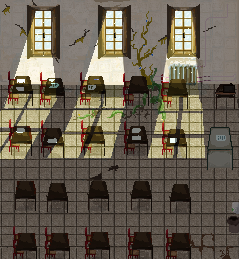

This game map was drawn from its Tiled (.tmx) file and the tilesets committed beside it. A one-line description and the trimmed map source follow:
An orthogonal 239x259 tile map with 1x1 px tiles, 1 tile layer (Calque de Tuiles 1) and 32 objects (28x collision, exit_salle, spawn_salle11, robin_path1, robin_path2).

<map version="1.10" tiledversion="1.11.2" orientation="orthogonal" renderorder="right-down" width="239" height="259" tilewidth="1" tileheight="1" infinite="0" nextlayerid="5" nextobjectid="37">
 <tileset firstgid="1" source="salle11.tsx" />
 <layer id="1" name="Calque de Tuiles 1" width="239" height="259">
  <data>[61901 cells, 61901 non-empty, 61901 distinct tile ids]</data>
 </layer>
 <objectgroup id="2" name="Collisions">
  <object id="5" name="collision" type="collision" x="-0.0847273" y="0.0659091" width="240.312" height="84.675" />
  <object id="6" name="collision" type="collision" x="239.102" y="84.8659" width="1" height="175.25" />
  <object id="7" name="collision" type="collision" x="0.352273" y="258.866" width="240" height="1.5" />
  <object id="8" name="collision" type="collision" x="-0.147727" y="84.6159" width="1" height="174" />
  <object id="13" name="collision" type="collision" x="166.853" y="240.383">
   <polygon points="0,0 22,0 24.5625,7.68041 24.6875,19.1193 -0.125,19.1193" />
  </object>
  <object id="14" name="collision" type="collision" x="128.853" y="239.474">
   <polygon points="0,0 22.3125,0 24.3125,9.43367 24.3125,19.9034 -0.0625,19.8489" />
  </object>
  <object id="15" name="collision" type="collision" x="85.666" y="238.411">
   <polygon points="0,0 22.375,0 24.5,9.87922 24.625,20.9659 -0.125,20.9659" />
  </object>
  <object id="16" name="collision" type="collision" x="45.7285" y="238.375">
   <polygon points="0,0 22.5,-0.0551226 24.5,11.245 24.5,21.0017 -0.1875,21.0017" />
  </object>
  <object id="17" name="collision" type="collision" x="13.791" y="238.315">
   <polygon points="0,0 21.1875,0.164063 23.4375,11.4844 23.375,21 -0.1875,21" />
  </object>
  <object id="18" name="collision" type="collision" x="12.8535" y="186.565">
   <polygon points="0,0 21.3125,0.0517086 23.375,7.91142 23.5,14.3233 -0.0625,14.375" />
  </object>
  <object id="19" name="collision" type="collision" x="44.791" y="188.454">
   <polygon points="0,0 20.375,-0.0997304 23.5,10.4218 23.5,14.6105 -0.1875,14.6105" />
  </object>
  <object id="20" name="collision" type="collision" x="84.7285" y="187.536">
   <polygon points="0,0 21.5,0 24.4375,9.3002 24.5625,13.4175 0,13.4659" />
  </object>
  <object id="21" name="collision" type="collision" x="127.853" y="188.659">
   <polygon points="0,0 21.375,-0.0944656 24.375,8.45468 24.375,12.2333 -0.3125,12.2805" />
  </object>
  <object id="22" name="collision" type="collision" x="165.666" y="189.707">
   <polygon points="0,0 22.5625,-0.051461 25.5625,10.1378 25.6875,14.2032 0,14.3576" />
  </object>
  <object id="23" name="collision" type="collision" x="162.791" y="134.644">
   <polygon points="0,0 21.5,-0.051461 24.4375,10.0864 24.5625,14.3576 -0.1875,14.3576" />
  </object>
  <object id="24" name="collision" type="collision" x="124.603" y="133.388">
   <polygon points="0,0 20.75,-0.0964385 23.5625,8.63125 23.6875,12.4888 0,12.4888" />
  </object>
  <object id="25" name="collision" type="collision" x="81.6035" y="132.474">
   <polygon points="0,0 20.625,0 23.75,9.31043 23.6875,13.5284 0.0625,13.4255" />
  </object>
  <object id="26" name="collision" type="collision" x="41.666" y="132.661">
   <polygon points="0,0 19.5625,-0.164533 22.5625,10.9141 22.625,15.4661 -0.1875,15.4661" />
  </object>
  <object id="27" name="collision" type="collision" x="9.60348" y="131.848">
   <polygon points="0,0 21.5625,-0.107295 22.625,9.81748 22.6875,14.1093 0.0625,14.2166" />
  </object>
  <object id="28" name="collision" type="collision" x="8.41598" y="84.6267">
   <polygon points="0,0 0,11.3125 24.875,11.3125 24.875,6.375 23,0" />
  </object>
  <object id="29" name="collision" type="collision" x="40.416" y="84.5017">
   <polygon points="0,0 0,13.375 24.8125,13.4375 24.875,8.4375 22.0625,0" />
  </object>
  <object id="30" name="collision" type="collision" x="80.416" y="84.4392">
   <polygon points="0,0 -0.0625,11.5 25.75,11.5625 25.8125,6.6875 23.0625,-0.125" />
  </object>
  <object id="31" name="collision" type="collision" x="123.353" y="84.4392">
   <polygon points="0,0 0.0625,11.375 25.9375,11.375 26,6.5625 23.0625,-0.0625" />
  </object>
  <object id="32" name="collision" type="collision" x="161.291" y="84.3767">
   <polygon points="0,0 0.125,14.4375 27,14.4375 27.0625,9.625 24.125,0" />
  </object>
  <object id="33" name="collision" type="collision" x="219.799" y="83.5679">
   <polygon points="0,0 -3.9375,7.5 -3.875,15.5625 15.125,15.5625 15,-0.1875" />
  </object>
  <object id="34" name="collision" type="collision" x="227.991" y="219.198">
   <polygon points="0,0 10.7826,-0.0869565 10.8696,11.8696 9.13043,12.8696 2.95652,12.8261 0.913043,11.8696 0.913043,4.56522 0,3.95652" />
  </object>
  <object id="35" name="collision" type="collision" x="206.904" y="136.068" width="25.8696" height="24.0435" />
  <object id="36" name="collision" type="collision" x="231.953" y="207.732">
   <polygon points="0,0 7.04348,-0.031327 7.17391,6.23408 4.13043,6.29674 0.0869565,4.85569" />
  </object>
 </objectgroup>
 <objectgroup id="3" name="Calque d'Objets 2">
  <object id="9" name="exit_salle" x="203.125" y="250.125" width="27.125" height="9.25" />
  <object id="10" name="spawn_salle11" x="211.75" y="224.875">
   <point />
  </object>
  <object id="11" name="robin_path1" x="26.3636" y="159.091" width="13.2727" height="8.18182" />
  <object id="12" name="robin_path2" x="188.909" y="159.091" width="12.9091" height="8.54545" />
 </objectgroup>
</map>
